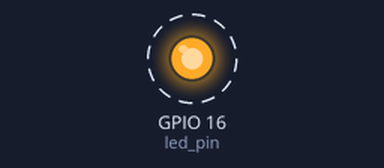
The sketch below on a simulated ESP8266 (NodeMCU). Shown: output pins drawn as LEDs (lit = HIGH). Dashed ring = blinking. WiFi joins after 1.5 s; servers stay silent unless stated; what the sketch prints to the serial monitor is not drawn.

Above: at 2.0 s.
Timing chart, 0 to 6.1 s (numbered marks = the images above):
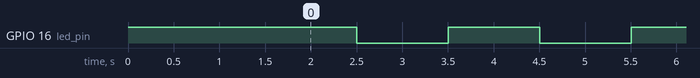

Measured:
- by itself, GPIO 16 (led_pin): alternates HIGH for 1.0 s and LOW for 1.0 s

The sketch:

OTA_ESP.ino
```cpp
/*Auth : Algobel TI
  Thanks for all free libraries
  Over -The-Air Programming
  while performing OTA you need to remember to stop all the function  (Basically "LOW" the pins output)
  Recomended where you can't have the access to the module
  Need to be in same network (Laptop or Pc and the ESpWroom )
  if you need any help please send a email : niwantha@algobel.com
  always keep the basic codes ,

*/


#include <ESP8266WiFi.h>
#include <ESP8266mDNS.h>
#include <WiFiUdp.h>
#include <ArduinoOTA.h>

const char* ssid = "TP"; // Router SSID
const char* password = "12345678"; // Change the password
const char* host = "OTA-AlgobelTI";

int led_pin = 16; // Testing purpose
void Switch(int d);
void setup() {
  Serial.begin(115200);

  /* switch on led */
  pinMode(led_pin, OUTPUT);
  digitalWrite(led_pin, HIGH);
  Serial.println("Booting");
  WiFi.mode(WIFI_STA);

  WiFi.begin(ssid, password);

  while (WiFi.waitForConnectResult() != WL_CONNECTED) {
    WiFi.begin(ssid, password);
    Serial.println("...");
    Switch(2000); // if network failed , run this function to identify or you can put own function to run cont/...
  }


  ArduinoOTA.setHostname(host);
  ArduinoOTA.onStart([]() { // switch off all the PINS
    analogWrite(led_pin, 1);
  });

  ArduinoOTA.onEnd([]() { // Just debug purpose
    analogWrite(led_pin, 0);
    delay(250);
    analogWrite(led_pin, 1);
    delay(250);

  });

  ArduinoOTA.onError([](ota_error_t error) {
    ESP.restart();
  });

  /* setup the OTA server */
  ArduinoOTA.begin();
  Serial.println("Ready");

}

void loop() {
  ArduinoOTA.handle();
  Switch(1000);
}

void Switch(int d) {
  digitalWrite(led_pin, HIGH);
  delay(d);
  digitalWrite(led_pin, LOW);
  delay(d);
}
```
